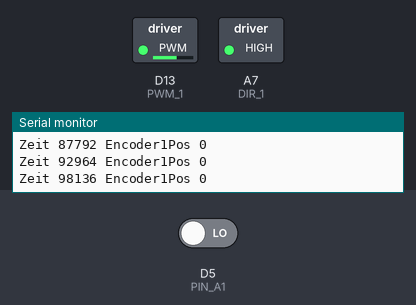
The sketch below on a simulated Adafruit Feather M0. Shown: switched loads named in the sketch (green lamp = pin HIGH), the last lines printed to the serial monitor. The inputs (shaded band) are chosen by the test bench; at power-on: D5 (PIN_A1) LOW.

Above: at 3.1 s.
At 3.6 s:
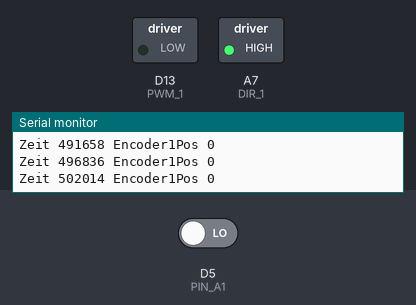
Timing chart, 0 to 5.1 s (numbered marks = the images above):
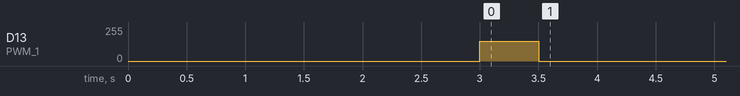

The sketch:

main.ino
```cpp
#include <Arduino.h>

//Funktionsdeklaration
void encoder1(); //Funktion zur Encoderabfrage

//Pinbelegung
#define PIN_A1 5 //Input A-Signal Encoder VL
#define PIN_B1 6 //Input B-Signal Encoder VL
#define PIN_I1 9 //Input I-Signal Encoder VL
#define PWM_1 13 //PWM-Ausgang für Motor VL
#define DIR_1 21 //Richtungsangabe für Motor VL

//Definition Variablen für Encoderauswertung
volatile unsigned long encoder1Pos = 0; //Encoder Value auf 0 Stellen
volatile int encoderPinA1Last = LOW; //Nötige Voreinstellungen für das Encoder Programm
volatile bool n1 = LOW; //liest A-Signal des Encoders aus

//Variablen für Sprungantwortgenerierung
unsigned long timeAlt = 0; //in us
unsigned long testTime = 500000; //Testzeit für Aufnahme der Sprungantwort in Microsekunden

//Sprungeingang
int sprung = 150; //Variable Motorinput für Aufnahme der Sprungantwort

void setup()
{
  //Pinmodes definieren
  pinMode (PIN_A1, INPUT);
  pinMode (PIN_B1, INPUT);
  pinMode (PIN_I1, INPUT);
  pinMode (PWM_1, OUTPUT);
  pinMode (DIR_1, OUTPUT);

  //Motoren initialisieren
  analogWrite (PWM_1, LOW); //Geschwindigkeit Motor VL auf Null setzen
  digitalWrite (DIR_1, HIGH); //Drehrichtung Motor VL vorwärts setzen

  //ISR-Implementierung
  attachInterrupt(digitalPinToInterrupt(PIN_A1), encoder1, CHANGE); //ISR-Definierung für Abtastung Encoder 1

  //Initialiserung des SerialMonitors
  Serial.begin (9600);
  while(!Serial) //warten bis Serialport verbindet
  {
    delay(1);
  }
  Serial.println("Sprung wird in 3 Sekunden erzeugt!");
  delay(3000);

  //Sprungantwort aufnehmen
  analogWrite(PWM_1, sprung); //Eingabe Motorsprung
  timeAlt = micros();
  while ((micros()-timeAlt) <= testTime)
  {
    delay(5);
    Serial.print("Zeit ");
    Serial.print((micros()-timeAlt));
    Serial.print(" Encoder1Pos ");
    Serial.println(encoder1Pos);
  }
  analogWrite(PWM_1, 0); //Motor abschalten

} //Ende void setup

void loop()
{
  //kein Loop; Programm wird nur zur Sprungantwortermittlung benötigt
}

void encoder1() //ISR Encoderprogrammablauf
{
  n1 = digitalRead(PIN_A1);
  if((encoderPinA1Last == LOW) && (n1 == HIGH))
  {
    if (digitalRead(PIN_B1) == LOW)
    {
      encoder1Pos++;
    }
    else
    {
      encoder1Pos--;
    }
  }
  encoderPinA1Last = n1;
}
```
